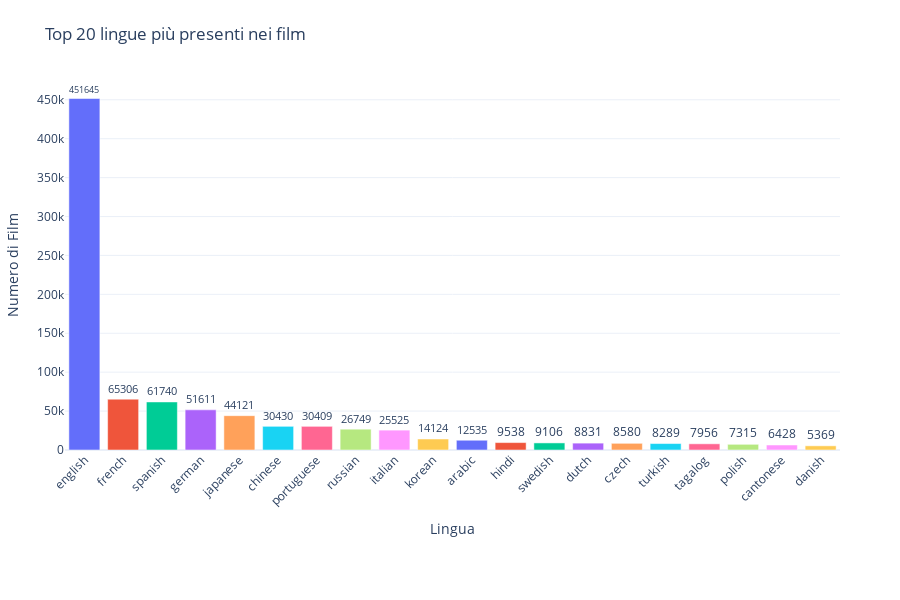

The cell this chart's notebook holds for it:
### Code cell
import pandas as pd
import plotly.express as px

languages_clean = languages.dropna(subset=["language"]).drop_duplicates(subset=["id", "language"])
language_counts = languages_clean["language"].value_counts().reset_index()
language_counts.columns = ["language", "count"]

# 4. Seleziona le prime 20 lingue
top_languages = language_counts.head(20)

# 5. Crea bar chart verticale con colori discreti
fig = px.bar(
    top_languages,
    x="language",
    y="count",
    text="count",
    title="Top 20 lingue più presenti nei film",
    template="plotly_white",
    color="language",  # Colori per categoria
    color_discrete_sequence=px.colors.qualitative.Plotly  # Colori standard
)

# 6. Miglioramenti estetici
fig.update_layout(
    xaxis_title="Lingua",
    yaxis_title="Numero di Film",
    xaxis_tickangle=-45,
    height=600,
    margin=dict(t=80, l=60, r=60, b=150),
    showlegend=False  # Rimuove legenda perché già si vede sull’asse X
)

fig.update_traces(textposition="outside")

# 7. Mostra il grafico
fig.show()

### Figure 1 — Plotly figure (JSON) as saved in the notebook; plotly's stock layout.template omitted (floating-point values rounded to 4 significant figures)
{"data": [{"hovertemplate": "language=%{x}<br>count=%{text}<extra></extra>", "legendgroup": "english", "marker": {"color": "#636EFA", "pattern": {"shape": ""}}, "name": "english", "orientation": "v", "showlegend": true, "text": [451600.0], "textposition": "outside", "x": ["english"], "xaxis": "x", "y": [451645], "yaxis": "y", "type": "bar"}, {"hovertemplate": "language=%{x}<br>count=%{text}<extra></extra>", "legendgroup": "french", "marker": {"color": "#EF553B", "pattern": {"shape": ""}}, "name": "french", "orientation": "v", "showlegend": true, "text": [65310.0], "textposition": "outside", "x": ["french"], "xaxis": "x", "y": [65306], "yaxis": "y", "type": "bar"}, {"hovertemplate": "language=%{x}<br>count=%{text}<extra></extra>", "legendgroup": "spanish", "marker": {"color": "#00CC96", "pattern": {"shape": ""}}, "name": "spanish", "orientation": "v", "showlegend": true, "text": [61740.0], "textposition": "outside", "x": ["spanish"], "xaxis": "x", "y": [61740], "yaxis": "y", "type": "bar"}, {"hovertemplate": "language=%{x}<br>count=%{text}<extra></extra>", "legendgroup": "german", "marker": {"color": "#AB63FA", "pattern": {"shape": ""}}, "name": "german", "orientation": "v", "showlegend": true, "text": [51610.0], "textposition": "outside", "x": ["german"], "xaxis": "x", "y": [51611], "yaxis": "y", "type": "bar"}, {"hovertemplate": "language=%{x}<br>count=%{text}<extra></extra>", "legendgroup": "japanese", "marker": {"color": "#FFA15A", "pattern": {"shape": ""}}, "name": "japanese", "orientation": "v", "showlegend": true, "text": [44120.0], "textposition": "outside", "x": ["japanese"], "xaxis": "x", "y": [44121], "yaxis": "y", "type": "bar"}, {"hovertemplate": "language=%{x}<br>count=%{text}<extra></extra>", "legendgroup": "chinese", "marker": {"color": "#19D3F3", "pattern": {"shape": ""}}, "name": "chinese", "orientation": "v", "showlegend": true, "text": [30430.0], "textposition": "outside", "x": ["chinese"], "xaxis": "x", "y": [30430], "yaxis": "y", "type": "bar"}, {"hovertemplate": "language=%{x}<br>count=%{text}<extra></extra>", "legendgroup": "portuguese", "marker": {"color": "#FF6692", "pattern": {"shape": ""}}, "name": "portuguese", "orientation": "v", "showlegend": true, "text": [30410.0], "textposition": "outside", "x": ["portuguese"], "xaxis": "x", "y": [30409], "yaxis": "y", "type": "bar"}, {"hovertemplate": "language=%{x}<br>count=%{text}<extra></extra>", "legendgroup": "russian", "marker": {"color": "#B6E880", "pattern": {"shape": ""}}, "name": "russian", "orientation": "v", "showlegend": true, "text": [26750.0], "textposition": "outside", "x": ["russian"], "xaxis": "x", "y": [26749], "yaxis": "y", "type": "bar"}, {"hovertemplate": "language=%{x}<br>count=%{text}<extra></extra>", "legendgroup": "italian", "marker": {"color": "#FF97FF", "pattern": {"shape": ""}}, "name": "italian", "orientation": "v", "showlegend": true, "text": [25520.0], "textposition": "outside", "x": ["italian"], "xaxis": "x", "y": [25525], "yaxis": "y", "type": "bar"}, {"hovertemplate": "language=%{x}<br>count=%{text}<extra></extra>", "legendgroup": "korean", "marker": {"color": "#FECB52", "pattern": {"shape": ""}}, "name": "korean", "orientation": "v", "showlegend": true, "text": [14120.0], "textposition": "outside", "x": ["korean"], "xaxis": "x", "y": [14124], "yaxis": "y", "type": "bar"}, {"hovertemplate": "language=%{x}<br>count=%{text}<extra></extra>", "legendgroup": "arabic", "marker": {"color": "#636EFA", "pattern": {"shape": ""}}, "name": "arabic", "orientation": "v", "showlegend": true, "text": [12540.0], "textposition": "outside", "x": ["arabic"], "xaxis": "x", "y": [12535], "yaxis": "y", "type": "bar"}, {"hovertemplate": "language=%{x}<br>count=%{text}<extra></extra>", "legendgroup": "hindi", "marker": {"color": "#EF553B", "pattern": {"shape": ""}}, "name": "hindi", "orientation": "v", "showlegend": true, "text": [9538.0], "textposition": "outside", "x": ["hindi"], "xaxis": "x", "y": [9538], "yaxis": "y", "type": "bar"}, {"hovertemplate": "language=%{x}<br>count=%{text}<extra></extra>", "legendgroup": "swedish", "marker": {"color": "#00CC96", "pattern": {"shape": ""}}, "name": "swedish", "orientation": "v", "showlegend": true, "text": [9106.0], "textposition": "outside", "x": ["swedish"], "xaxis": "x", "y": [9106], "yaxis": "y", "type": "bar"}, {"hovertemplate": "language=%{x}<br>count=%{text}<extra></extra>", "legendgroup": "dutch", "marker": {"color": "#AB63FA", "pattern": {"shape": ""}}, "name": "dutch", "orientation": "v", "showlegend": true, "text": [8831.0], "textposition": "outside", "x": ["dutch"], "xaxis": "x", "y": [8831], "yaxis": "y", "type": "bar"}, {"hovertemplate": "language=%{x}<br>count=%{text}<extra></extra>", "legendgroup": "czech", "marker": {"color": "#FFA15A", "pattern": {"shape": ""}}, "name": "czech", "orientation": "v", "showlegend": true, "text": [8580.0], "textposition": "outside", "x": ["czech"], "xaxis": "x", "y": [8580], "yaxis": "y", "type": "bar"}, {"hovertemplate": "language=%{x}<br>count=%{text}<extra></extra>", "legendgroup": "turkish", "marker": {"color": "#19D3F3", "pattern": {"shape": ""}}, "name": "turkish", "orientation": "v", "showlegend": true, "text": [8289.0], "textposition": "outside", "x": ["turkish"], "xaxis": "x", "y": [8289], "yaxis": "y", "type": "bar"}, {"hovertemplate": "language=%{x}<br>count=%{text}<extra></extra>", "legendgroup": "tagalog", "marker": {"color": "#FF6692", "pattern": {"shape": ""}}, "name": "tagalog", "orientation": "v", "showlegend": true, "text": [7956.0], "textposition": "outside", "x": ["tagalog"], "xaxis": "x", "y": [7956], "yaxis": "y", "type": "bar"}, {"hovertemplate": "language=%{x}<br>count=%{text}<extra></extra>", "legendgroup": "polish", "marker": {"color": "#B6E880", "pattern": {"shape": ""}}, "name": "polish", "orientation": "v", "showlegend": true, "text": [7315.0], "textposition": "outside", "x": ["polish"], "xaxis": "x", "y": [7315], "yaxis": "y", "type": "bar"}, {"hovertemplate": "language=%{x}<br>count=%{text}<extra></extra>", "legendgroup": "cantonese", "marker": {"color": "#FF97FF", "pattern": {"shape": ""}}, "name": "cantonese", "orientation": "v", "showlegend": true, "text": [6428.0], "textposition": "outside", "x": ["cantonese"], "xaxis": "x", "y": [6428], "yaxis": "y", "type": "bar"}, {"hovertemplate": "language=%{x}<br>count=%{text}<extra></extra>", "legendgroup": "danish", "marker": {"color": "#FECB52", "pattern": {"shape": ""}}, "name": "danish", "orientation": "v", "showlegend": true, "text": [5369.0], "textposition": "outside", "x": ["danish"], "xaxis": "x", "y": [5369], "yaxis": "y", "type": "bar"}], "layout": {"xaxis": {"anchor": "y", "domain": [0.0, 1.0], "title": {"text": "Lingua"}, "categoryorder": "array", "categoryarray": ["english", "french", "spanish", "german", "japanese", "chinese", "portuguese", "russian", "italian", "korean", "arabic", "hindi", "swedish", "dutch", "czech", "turkish", "tagalog", "polish", "cantonese", "danish"], "tickangle": -45}, "yaxis": {"anchor": "x", "domain": [0.0, 1.0], "title": {"text": "Numero di Film"}}, "legend": {"title": {"text": "language"}, "tracegroupgap": 0}, "title": {"text": "Top 20 lingue più presenti nei film"}, "barmode": "relative", "margin": {"t": 80, "l": 60, "r": 60, "b": 150}, "height": 600, "showlegend": false}}
